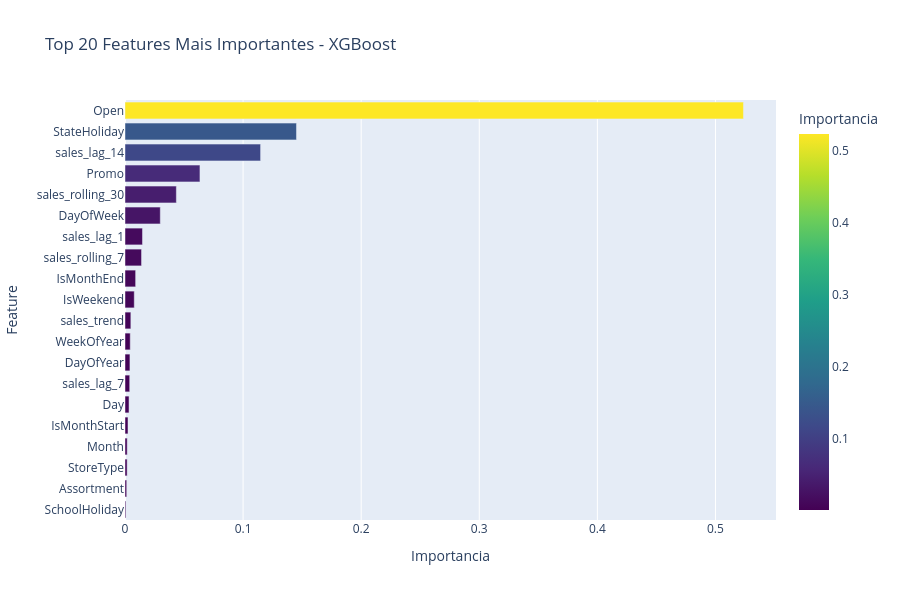

Source (notebook cell):
### Code cell
# IMPORTANCIA DAS FEATURES

# Pegar modelo tree-based (RF, XGB ou LGB)
if 'XGBoost' in best_model_name:
    feature_importance = best_results['model'].feature_importances_
elif 'Random Forest' in best_model_name:
    feature_importance = best_results['model'].feature_importances_
elif 'LightGBM' in best_model_name:
    feature_importance = best_results['model'].feature_importances_
else:
    # Para regressao linear, usar coeficientes absolutos
    feature_importance = np.abs(best_results['model'].coef_)

# Criar DataFrame de importancia
importance_df = pd.DataFrame({
    'Feature': all_features,
    'Importance': feature_importance
}).sort_values('Importance', ascending=False).head(20)

# Visualizar
fig = px.bar(importance_df, x='Importance', y='Feature', orientation='h',
             title=f'Top 20 Features Mais Importantes - {best_model_name}',
             labels={'Importance': 'Importancia', 'Feature': 'Feature'},
             color='Importance',
             color_continuous_scale='Viridis')

fig.update_layout(height=600, showlegend=False, yaxis={'categoryorder':'total ascending'})
fig.write_html("../images/feature_importance.html")
fig.show()

print("\nTOP 10 FEATURES MAIS IMPORTANTES:")
print("="*50)
for i, row in importance_df.head(10).iterrows():
    print(f"{i+1}. {row['Feature']}: {row['Importance']:.4f}")

### Figure 1 — Plotly figure (JSON) as saved in the notebook; plotly's stock layout.template omitted (floating-point values rounded to 4 significant figures)
{"data": [{"hovertemplate": "Importancia=%{marker.color}<br>Feature=%{y}<extra></extra>", "legendgroup": "", "marker": {"color": [0.5237, 0.1452, 0.1148, 0.06347, 0.04349, 0.02989, 0.01481, 0.014, 0.009008, 0.007847, 0.004953, 0.004438, 0.004187, 0.003999, 0.00342, 0.002545, 0.00186, 0.001812, 0.001438, 0.0007324], "coloraxis": "coloraxis", "pattern": {"shape": ""}}, "name": "", "orientation": "h", "showlegend": false, "textposition": "auto", "type": "bar", "x": [0.5237, 0.1452, 0.1148, 0.06347, 0.04349, 0.02989, 0.01481, 0.014, 0.009008, 0.007847, 0.004953, 0.004438, 0.004187, 0.003999, 0.00342, 0.002545, 0.00186, 0.001812, 0.001438, 0.0007324], "xaxis": "x", "y": ["Open", "StateHoliday", "sales_lag_14", "Promo", "sales_rolling_30", "DayOfWeek", "sales_lag_1", "sales_rolling_7", "IsMonthEnd", "IsWeekend", "sales_trend", "WeekOfYear", "DayOfYear", "sales_lag_7", "Day", "IsMonthStart", "Month", "StoreType", "Assortment", "SchoolHoliday"], "yaxis": "y"}], "layout": {"barmode": "relative", "coloraxis": {"colorbar": {"title": {"text": "Importancia"}}, "colorscale": [[0, "#440154"], [0.1111, "#482878"], [0.2222, "#3e4989"], [0.3333, "#31688e"], [0.4444, "#26828e"], [0.5556, "#1f9e89"], [0.6667, "#35b779"], [0.7778, "#6ece58"], [0.8889, "#b5de2b"], [1, "#fde725"]]}, "height": 600, "legend": {"tracegroupgap": 0}, "showlegend": false, "title": {"text": "Top 20 Features Mais Importantes - XGBoost"}, "xaxis": {"anchor": "y", "domain": [0, 1], "title": {"text": "Importancia"}}, "yaxis": {"anchor": "x", "categoryorder": "total ascending", "domain": [0, 1], "title": {"text": "Feature"}}}}
